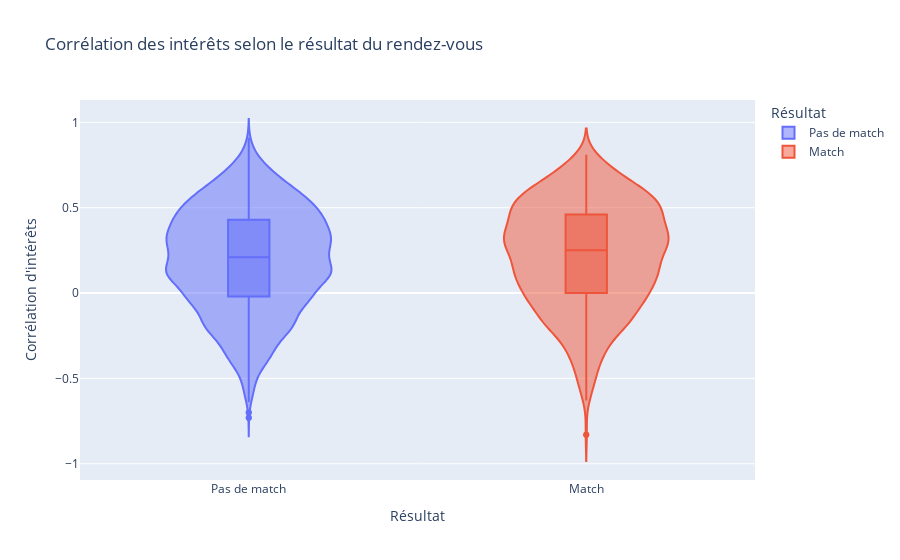

The code cell stored with this chart in its notebook:
### Code cell
# relation entre intérêts partagés et match
df_plot = df.copy()
df_plot["match_label"] = df_plot["match"].map({0: "Pas de match", 1: "Match"})
df_plot["gender_label"] = df_plot["gender"].map({0: "Femme", 1: "Homme"})
mean_vals = df_plot.groupby(["match_label", "gender_label"])["int_corr"].mean().reset_index()

corr_match_fig = px.violin(
    df_plot,
    x="match_label",
    y="int_corr",
    color="match_label",
    box=True,
    labels={"int_corr": "Corrélation d'intérêts", "match_label": "Résultat"},
    title="Corrélation des intérêts selon le résultat du rendez-vous"
)

corr_match_fig.show()

### Figure 1 — Plotly figure (JSON) as saved in the notebook; plotly's stock layout.template omitted (floating-point values rounded to 4 significant figures; data arrays with more than 128 entries replaced by an {"elided": "..."} marker saying what was removed)
{"data": [{"alignmentgroup": "True", "box": {"visible": true}, "hovertemplate": "Résultat=%{x}<br>Corrélation d'intérêts=%{y}<extra></extra>", "legendgroup": "Pas de match", "marker": {"color": "#636efa"}, "name": "Pas de match", "offsetgroup": "Pas de match", "orientation": "v", "scalegroup": "True", "showlegend": true, "type": "violin", "x": {"elided": "6998 str values"}, "x0": " ", "xaxis": "x", "y": {"elided": "6998 float values"}, "y0": " ", "yaxis": "y"}, {"alignmentgroup": "True", "box": {"visible": true}, "hovertemplate": "Résultat=%{x}<br>Corrélation d'intérêts=%{y}<extra></extra>", "legendgroup": "Match", "marker": {"color": "#EF553B"}, "name": "Match", "offsetgroup": "Match", "orientation": "v", "scalegroup": "True", "showlegend": true, "type": "violin", "x": {"elided": "1380 str values"}, "x0": " ", "xaxis": "x", "y": {"elided": "1380 float values"}, "y0": " ", "yaxis": "y"}], "layout": {"legend": {"title": {"text": "Résultat"}, "tracegroupgap": 0}, "title": {"text": "Corrélation des intérêts selon le résultat du rendez-vous"}, "violinmode": "overlay", "xaxis": {"anchor": "y", "categoryarray": ["Pas de match", "Match"], "categoryorder": "array", "domain": [0, 1], "title": {"text": "Résultat"}}, "yaxis": {"anchor": "x", "domain": [0, 1], "title": {"text": "Corrélation d'intérêts"}}}}
